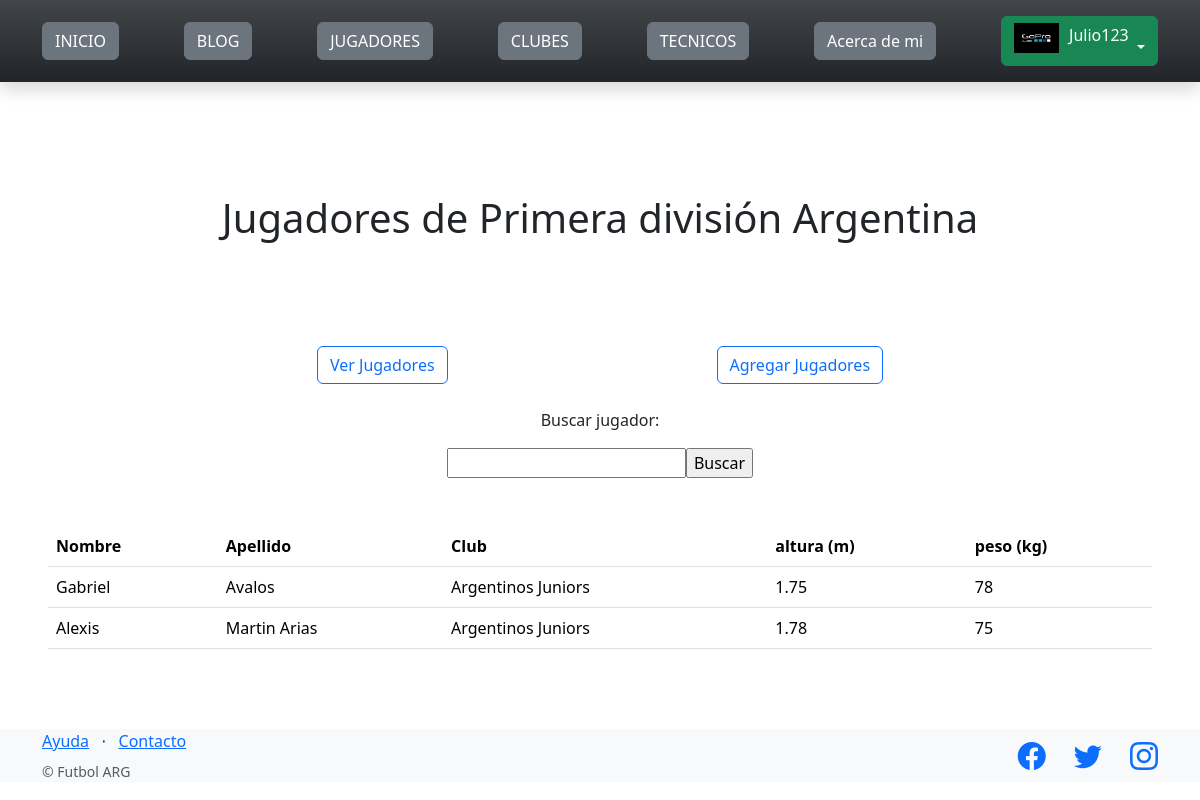
The page /futbol/jugadores/ (signed in) on the database as committed earlier.
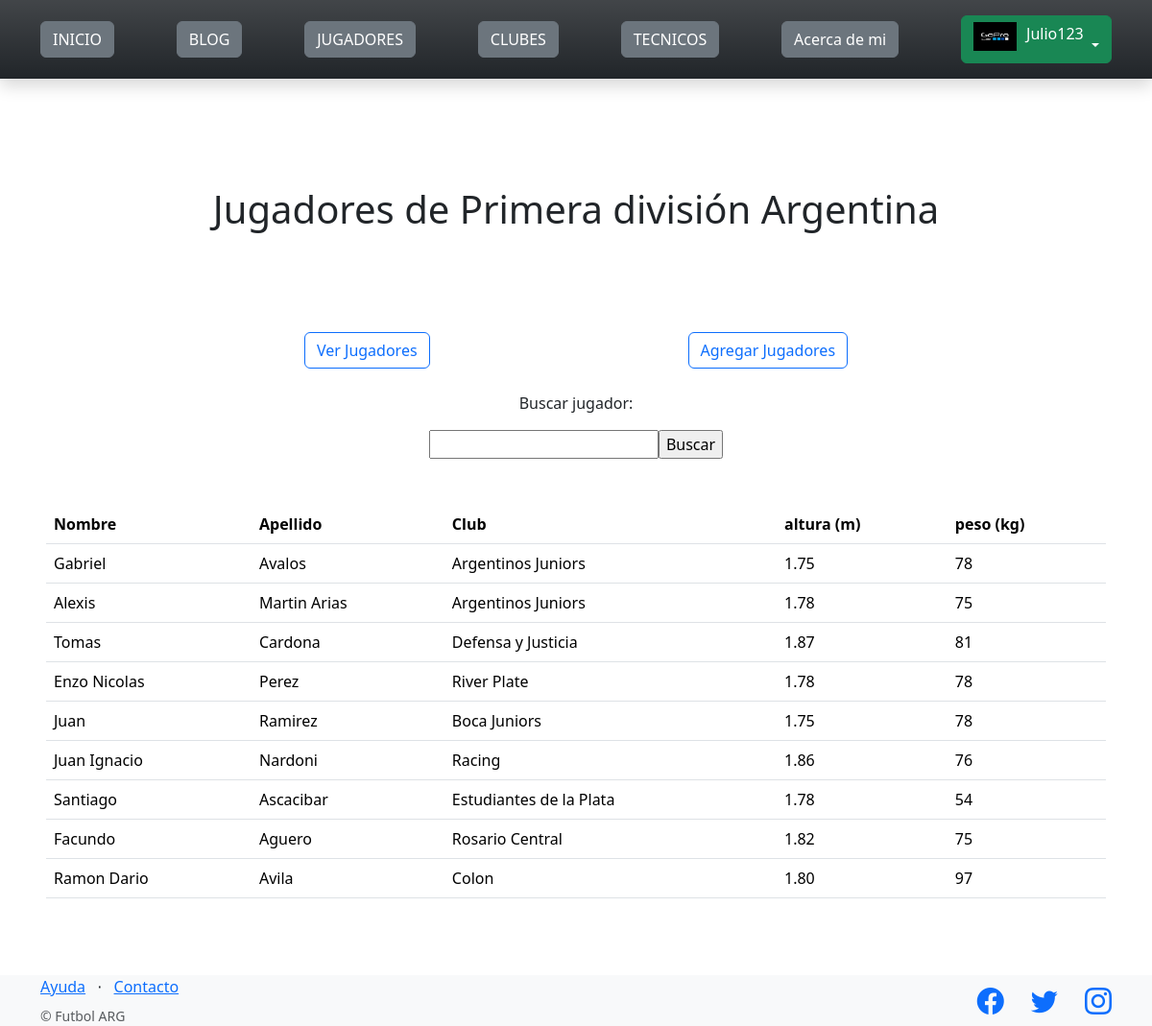
The same page on the database as committed later.
### perfiles/models.py (models this page shows, shortened)
class Avatar(models.Model):
   user = models.OneToOneField(User, on_delete=models.CASCADE, null=True)
   imagen = models.ImageField(upload_to='avatares', null=True, blank=True)

### control_futbol/models.py (models this page shows)
class Jugador(models.Model):
    nombre = models.CharField(max_length=64)
    apellido = models.CharField(max_length=256)
    club = models.CharField(max_length=256)
    altura = models.CharField(max_length=64)
    peso = models.IntegerField()

### control_futbol/views.py (the view)
# urls.py: path("jugadores/", listar_jugadores, name="lista_jugadores"),
def listar_jugadores(request):
    contexto = {
        "jugadores": Jugador.objects.all(),
    }
    http_response = render(
        request = request,
        template_name = 'control_futbol/lista_jugadores.html',
        context=contexto,
    )
    return http_response

### control_futbol/templates/control_futbol/lista_jugadores.html (shortened to what this page needs)
{% extends "base.html" %}
{% block contenido %}
<h1 class="d-flex justify-content-center">Jugadores de Primera división Argentina</h1>
<br><br><br><br>
<section class="d-flex justify-content-evenly">
    <a href="{% url 'lista_jugadores' %}"><button type="button" class="btn btn-outline-primary">Ver Jugadores</button></a>
    <a href="{% url 'agregar_jugadores' %}"><button type="button" class="btn btn-outline-primary">Agregar Jugadores</button></a>
</section>
<br>
<p class="d-flex justify-content-center">Buscar jugador:</p>
<form class="d-flex justify-content-center" action="{% url 'buscar_jugadores' %}" method="post">
    <input type="text" name="busqueda">
    <input type="submit" value="Buscar">
</form>
<br><br>
<table class="table">
    <tbody>
        <tr>
            <th>Nombre</th>
            <th>Apellido</th>
            <th>Club</th>
            <th>altura (m)</th>
            <th>peso (kg)</th>
        </tr>
        {% for Jugador in jugadores %}
        <tr>
            <td>{{ Jugador.nombre }}</td>
            <td>{{ Jugador.apellido }}</td>
            <td>{{ Jugador.club }}</td>
            <td>{{ Jugador.altura }}</td>
            <td>{{ Jugador.peso }}</td>
        </tr>
        {% endfor %}
    </tbody>
</table>
{% endblock contenido %}

### templates_base/base.html (shortened to what this page needs)
{% load static %}
<!DOCTYPE html>
<html lang="en">
    <head>
        <link href="https://cdn.jsdelivr.net/npm/bootstrap-icons@1.5.0/font/bootstrap-icons.css" rel="stylesheet" type="text/css" />
        <link href="https://cdn.jsdelivr.net/npm/bootstrap@5.3.2/dist/css/bootstrap.min.css" rel="stylesheet">
    </head>
    <body>
        <nav class="navbar navbar-light bg-dark bg-gradient static-top shadow p-3 mb-5 ">
            <div class="container">
                <a class="navbar-brand" href="{% url 'inicio' %}"><button type="button" class="btn btn-secondary">INICIO</button></a>
                <a class="navbar-brand" href="{% url 'lista_articulos' %}"><button type="button" class="btn btn-secondary">BLOG</button></a>
                <a class="navbar-brand" href="{% url 'lista_jugadores' %}"><button type="button" class="btn btn-secondary">JUGADORES</button></a>
                <a class="navbar-brand" href="{% url 'lista_clubes' %}"><button type="button" class="btn btn-secondary">CLUBES</button></a>
                <a class="navbar-brand" href="{% url 'lista_entrenadores' %}"><button type="button" class="btn btn-secondary">TECNICOS</button></a>
                <a class="navbar-brand" href="{% url 'about' %}"><button type="button" class="btn btn-secondary">Acerca de mi</button></a>
                <div>
                    {% if user.is_authenticated %}
                    <div class="btn-group">
                        <button class="btn btn-secondary dropdown-toggle btn-success" type="button" id="dropdownMenuButton1" data-bs-toggle="dropdown" aria-expanded="false">
                            <div style="display: inline-flex;">
                                <img src="{{ user.avatar.imagen.url }}" style="max-width: 45px; margin-right: 10px;">
                                <span>{{ user.username }}</span>
                            </div>
                        </button>
                    </div>
                    {% endif %}
                </div>
            </div>
        </nav>
        <section style="padding:4rem 3rem;">
            {% block contenido %}
            {% endblock contenido %}
        </section>
        <footer class="footer bg-light">
            <div class="container">
                <div class="row">
                    <div class="col-lg-6 h-100 text-center text-lg-start my-auto">
                        <ul class="list-inline mb-2">
                            <li class="list-inline-item"><a href="#!">Ayuda</a></li>
                            <li class="list-inline-item">⋅</li>
                            <li class="list-inline-item"><a href="#!">Contacto</a></li>
                        </ul>
                        <p class="text-muted small mb-4 mb-lg-0">&copy; Futbol ARG</p>
                    </div>
                    <div class="col-lg-6 h-100 text-center text-lg-end my-auto">
                        <ul class="list-inline mb-0">
                            <li class="list-inline-item me-4">
                                <a href="#"><i class="bi-facebook fs-3"></i></a>
                            </li>
                            <li class="list-inline-item me-4">
                                <a href="#"><i class="bi-twitter fs-3"></i></a>
                            </li>
                            <li class="list-inline-item">
                                <a href="#"><i class="bi-instagram fs-3"></i></a>
                            </li>
                        </ul>
                    </div>
                </div>
            </div>
        </footer>
    </body>
</html>

Rows that differ between the two databases and show on the page:
added Jugador: nombre "Tomas", apellido "Cardona", club "Defensa y Justicia", altura "1.87", peso "81"
added Jugador: nombre "Enzo Nicolas", apellido "Perez", club "River Plate", altura "1.78", peso "78"
added Jugador: nombre "Juan", apellido "Ramirez", club "Boca Juniors", altura "1.75", peso "78"
added Jugador: nombre "Juan Ignacio", apellido "Nardoni", club "Racing", altura "1.86", peso "76"
added Jugador: nombre "Santiago", apellido "Ascacibar", club "Estudiantes de la Plata", altura "1.78", peso "54"
added Jugador: nombre "Facundo", apellido "Aguero", club "Rosario Central", altura "1.82", peso "75"
added Jugador: nombre "Ramon Dario", apellido "Avila", club "Colon", altura "1.80", peso "97"
